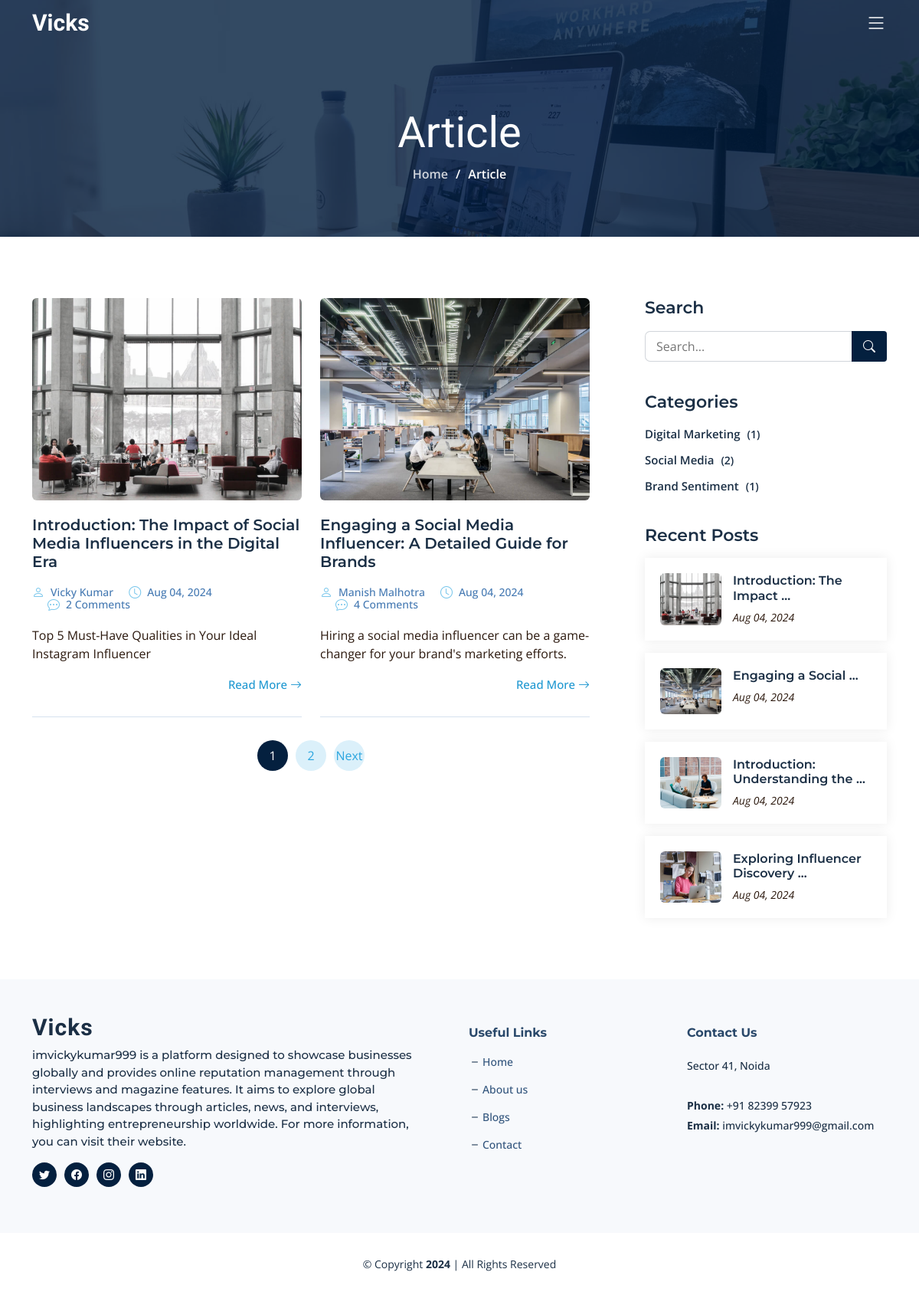
The app's page /blogs/ with its own data.
### blog/models.py (models this page shows, shortened)
class Article(models.Model):
    meta_title = models.CharField(max_length=255)
    meta_description = models.TextField()
    meta_keywords = models.TextField()
    article_slug = models.SlugField(unique=True, max_length=255)
    author_name = models.CharField(max_length=255)
    article_title_h1 = models.CharField(max_length=255)
    category_name = models.ForeignKey('BlogCategory', on_delete=models.CASCADE)
    article_short_description = models.CharField(max_length=200)
    article_date = models.DateTimeField(default=timezone.now, blank=True, null=True)
    thoughts = models.TextField()
    description = RichTextField()
    image = models.ImageField(upload_to='article_images/')

class BlogCategory(models.Model):
    category_name = models.CharField(max_length=255)
    def article_count(self):
        return self.article_set.count()

class Footer(models.Model):
    call = models.CharField(max_length=255, default="")
    base_content = models.TextField(default="")
    location = models.CharField(max_length=255, default="")
    email = models.EmailField(max_length=255, default="")
    twitter_url = models.URLField(max_length=255, default="")
    facebook_url = models.URLField(max_length=255, default="")
    instagram_url = models.URLField(max_length=255, default="")
    linkedin_url = models.URLField(max_length=255, default="")

### blog/views.py (the view)
# urls.py: path('blogs/', blog_views.blogs, name='blogs'),
def blogs(request):
    categories = BlogCategory.objects.all()
    recent_posts = Article.objects.all().order_by('-article_date')[:10]
    category_slug = request.GET.get('category')
    query = request.GET.get('q', '')
    articles = Article.objects.all().order_by('-article_date')
    footer = Footer.objects.first()
    if category_slug:
        category = get_object_or_404(BlogCategory, slug=category_slug)
        articles = articles.filter(category_name=category)
    if query:
        articles = articles.filter(article_title_h1__icontains=query)
    page = request.GET.get('page', 1)
    paginator = Paginator(articles, 2)
    try:
        articles = paginator.page(page)
    except PageNotAnInteger:
        articles = paginator.page(1)
    except EmptyPage:
        articles = paginator.page(paginator.num_pages)
    try:
        seo_meta = SEOmeta.objects.get(page_name='blog')
    except SEOmeta.DoesNotExist:
        seo_meta = None
    active_blogs = 'active'
    return render(request, 'blog.html', {
        'categories': categories,
        'recent_posts': recent_posts,
        'articles': articles,
        'seo_meta': seo_meta,
        'footer': footer,
        'active_blogs': active_blogs,
        'query': query,
    })

### blog/templates/blog.html (shortened to what this page needs)
{% extends "base.html" %}
{% load static %}
{% block content %}
<div class="breadcrumbs d-flex align-items-center" style="background-image: url('{% static 'assets/img/blog-header.jpg' %}');">
  <div class="container position-relative d-flex flex-column align-items-center">
    <h2>Article</h2>
    <ol>
      <li><a href="/">Home</a></li>
      <li>Article</li>
    </ol>
  </div>
</div>
<section id="blog" class="blog">
  <div class="container" data-aos="fade-up">
    <div class="row g-5">
      <div class="col-lg-8" data-aos="fade-up" data-aos-delay="200">
        <div class="row gy-5 posts-list">
          {% for article in articles %}
          <div class="col-lg-6">
            <article class="d-flex flex-column">
              <div class="post-img">
                <img src="{{ article.image.url }}" alt="{{ article.article_title_h1 }}" class="img-fluid rounded">
              </div>
              <h2 class="title">
                <a href="{% url 'article_detail' article.article_slug %}">{{ article.article_title_h1 }}</a>
              </h2>
              <div class="meta-top">
                <ul>
                  <li class="d-flex align-items-center"><i class="bi bi-person"></i> <a href="{% url 'article_detail' article.article_slug %}">{{ article.author_name }}</a></li>
                  <li class="d-flex align-items-center"><i class="bi bi-clock"></i> <a href="{% url 'article_detail' article.article_slug %}"><time datetime="{{ article.article_date }}">{{ article.article_date|date:"M d, Y" }}</time></a></li>
                  <li class="d-flex align-items-center"><i class="bi bi-chat-dots"></i> <a href="{% url 'article_detail' article.article_slug %}">{{ article.comments.count }} Comments</a></li>
                </ul>
              </div>
              <div class="content">
                <p>
                  {{ article.article_short_description }}
                </p>
              </div>
              <div class="read-more mt-auto align-self-end">
                <a href="{% url 'article_detail' article.article_slug %}">Read More <i class="bi bi-arrow-right"></i></a>
              </div>
            </article>
          </div>
          {% endfor %}
        </div>
        <div class="blog-pagination">
          <ul class="justify-content-center">
            {% for num in articles.paginator.page_range %}
              {% if articles.number == num %}
                <li class="active"><a href="#">{{ num }}</a></li>
              {% elif num > articles.number|add:'-3' and num < articles.number|add:'3' %}
                <li><a href="?q={{ query }}&page={{ num }}">{{ num }}</a></li>
              {% endif %}
            {% endfor %}
            {% if articles.has_next %}
              <li><a href="?q={{ query }}&page={{ articles.next_page_number }}">Next</a></li>
            {% endif %}
          </ul>
        </div>
      </div>
      <div class="col-lg-4" data-aos="fade-up" data-aos-delay="400">
        <div class="sidebar ps-lg-4">
          <div class="sidebar-item search-form">
            <h3 class="sidebar-title">Search</h3>
            <form action="" class="mt-3" method="GET">
              <input type="text" name="q" value="{{ query }}" placeholder="Search...">
              <button type="submit"><i class="bi bi-search"></i></button>
            </form>
          </div>
          <div class="sidebar-item categories">
              <h3 class="sidebar-title">Categories</h3>
              <ul class="mt-3">
                  {% for category in categories %}
                      {% if category.article_count %}
                        <li><a href="/category/{{ category.category_name }}/">{{ category.category_name }} <span>({{ category.article_count }})</span></a></li>
                      {% endif %}
                  {% endfor %}
              </ul>
          </div>
          <div class="sidebar-item recent-posts">
            <h3 class="sidebar-title">Recent Posts</h3>
            <div class="mt-3">
              {% for recent_article in recent_posts %}
              <div class="post-item mt-3">
                <img src="{{ recent_article.image.url }}" alt="{{ recent_article.article_title_h1 }}" class="flex-shrink-0">
                <div>
                  <h4><a href="{% url 'article_detail' recent_article.article_slug %}">{{ recent_article.article_title_h1|truncatewords:3 }}</a></h4>
                  <time datetime="{{ recent_article.article_date }}">{{ recent_article.article_date|date:"M d, Y" }}</time></a></time>
                </div>
              </div>
              {% endfor %}
            </div>
          </div>
        </div>
      </div>
    </div>
  </div>
</section>
{% endblock %}

### blog/templates/base.html (shortened to what this page needs)
{% load static %}
<!DOCTYPE html>
<html lang="en">
<head>
  <link href="{% static 'assets/vendor/bootstrap/css/bootstrap.min.css' %}" rel="stylesheet">
  <link href="{% static 'assets/vendor/bootstrap-icons/bootstrap-icons.css' %}" rel="stylesheet">
  <link href="{% static 'assets/vendor/aos/aos.css' %}" rel="stylesheet">
  <link href="{% static 'assets/vendor/glightbox/css/glightbox.min.css' %}" rel="stylesheet">
  <link href="{% static 'assets/vendor/swiper/swiper-bundle.min.css' %}" rel="stylesheet">
  <link href="{% static 'assets/vendor/remixicon/remixicon.css' %}" rel="stylesheet">
  <link href="{% static 'assets/css/main.css' %}" rel="stylesheet">
  <link rel="stylesheet" href="https://cdnjs.cloudflare.com/ajax/libs/font-awesome/5.15.3/css/all.min.css">
</head>
<body>
  <header id="header" class="header d-flex align-items-center fixed-top">
    <div class="container-fluid container-xl d-flex align-items-center justify-content-between">
      <a href="/" class="logo d-flex align-items-center">
        <h1 class="d-flex align-items-center">Vicks</h1>
      </a>
      <i class="mobile-nav-toggle mobile-nav-show bi bi-list"></i>
    </div>
  </header>
  <main id="main">
    {% block content %}{% endblock %}
  </main>
  <footer id="footer" class="footer">
    <div class="footer-content">
      <div class="container">
        <div class="row gy-4">
          <div class="col-lg-6 col-md-12 footer-info pe-5">
            <a href="/" class="logo d-flex align-items-center">
              <span>Vicks</span>
            </a>
            <p>{{footer.base_content}}</p>
            <div class="social-links d-flex mt-3">
              <a href="{{ footer.twitter_url }}" class="twitter" target="_blank"><i class="bi bi-twitter"></i></a>
              <a href="{{ footer.facebook_url }}" class="facebook" target="_blank"><i class="bi bi-facebook"></i></a>
              <a href="{{ footer.instagram_url }}" class="instagram" target="_blank"><i class="bi bi-instagram"></i></a>
              <a href="{{ footer.linkedin_url }}" class="linkedin" target="_blank"><i class="bi bi-linkedin"></i></a>
            </div>
          </div>
          <div class="col-lg-3 col-6 footer-links">
            <h4>Useful Links</h4>
            <ul>
              <li><i class="bi bi-dash"></i> <a href="/">Home</a></li>
              <li><i class="bi bi-dash"></i> <a href="/about/">About us</a></li>
              <li><i class="bi bi-dash"></i> <a href="/blogs/">Blogs</a></li>
              <li><i class="bi bi-dash"></i> <a href="/contact/">Contact</a></li>
            </ul>
          </div>
          <div class="col-lg-3 col-md-12 footer-contact text-center text-md-start">
            <h4>Contact Us</h4>
            <p> {{footer.location}} <br><br>
              <strong>Phone:</strong> {{footer.call}} <br>
              <strong>Email:</strong> {{footer.email}} <br>
            </p>
          </div>
        </div>
      </div>
    </div>
    <div class="footer-legal">
      <div class="container">
        <div class="copyright">
          &copy; Copyright <strong><span id="current-year"></span></strong> | All Rights Reserved
        </div>
      </div>
    </div>
  </footer>
</body>
</html>

### records on screen
Article: image (picture), article_title_h1 "Introduction: The Impact of Social Media Influencers in the Digital Era", author_name "Vicky Kumar", article_date "Aug 04, 2024", comments.count "2", article_short_description "Top 5 Must-Have Qualities in Your Ideal Instagram Influencer", article_title_h1 "Introduction: The Impact …"
Article: image (picture), article_title_h1 "Engaging a Social Media Influencer: A Detailed Guide for Brands", author_name "Manish Malhotra", article_date "Aug 04, 2024", comments.count "4", article_short_description "Hiring a social media influencer can be a game-changer for your brand's marketing efforts.", article_title_h1 "Engaging a Social …"
BlogCategory: category_name "Digital Marketing", article_count "1"
BlogCategory: category_name "Social Media", article_count "2"
BlogCategory: category_name "Brand Sentiment", article_count "1"
Article: image (picture), article_title_h1 "Introduction: Understanding the …", article_date "Aug 04, 2024"
Article: image (picture), article_title_h1 "Exploring Influencer Discovery …", article_date "Aug 04, 2024"
Footer: base_content "imvickykumar999 is a platform designed to showcase businesses globally and provides online reputation management through interviews and magazine features. It aims to explore global business landscapes through articles, news, and interviews, highlighting entrepreneurship worldwide. For more information, you can visit their website.", location "Sector 41, Noida", call "+91 82399 57923", email "imvickykumar999@gmail.com"

### other values on screen
{{ num }} "1"
{{ num }} "2"
